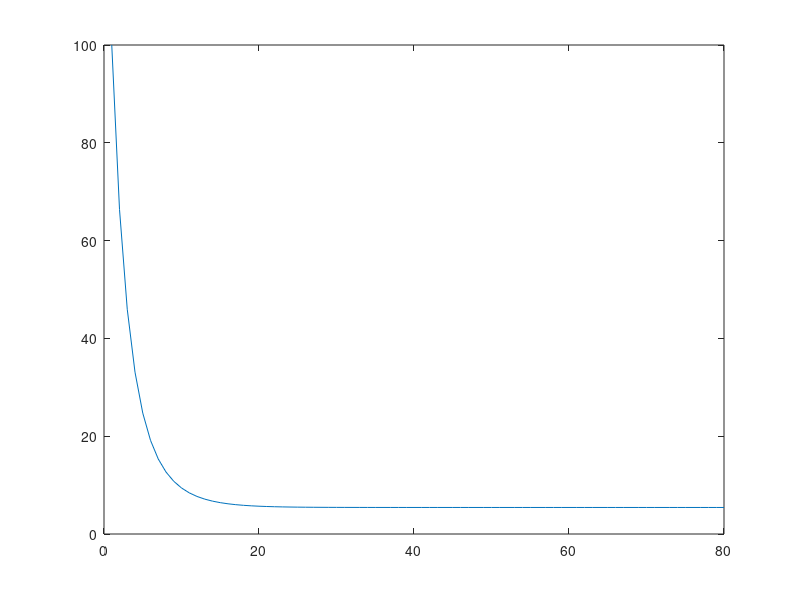

Recreate this plot in MATLAB. (Note: this script raises an error after producing the figure.)
%%  PREP
clear;clc;close

%%  SLOW CONVERGENCE
%   This is an example of slow convergence for a fixed point problem, and
%   how to use the algorithms that come with this folder to solve them, in
%   particular when there is a nested contraction.
%
%   Lets use a simple fixed point problem that converges relatively slowly:
%   x=f1(x)=(x+a)^(1/1.01)
%   An iterative scheme would follow this logic:
%   x(i1)=(x(i1-1)+a)^(1/1.01)
%   Set a=1; then
abstol=1e-8;
a1=1;
x1(1)=1e2;
i1=1;
while 1
    i1=i1+1;
    x1(i1,:)=(x1(i1-1)+a1)^(1/1.1);
    if abs(x1(i1)-x1(i1-1))<abstol
        break
    end
end
figure
plot(x1)

%%  NESTED CONTRACTION
%   But lets say there are two contractions, 1 and 2, and lets assume that  
%   the "a1" parameter is the inverse of the fixed point of other contraction, 
%   or 1/a1=x2=f2(x2). Further, assume that 1/a2=x1=f1(x1). We could try to 
%   solve them jointly, but we use a nested approach to learn a) how nested 
%   contractions look like, and b) how to pass on arguments.
%
%   Our initial guess is always
x2Guess=1e9;
x1Guess=x2Guess;

%%  Lets start with an explicit nested iterative scheme:
x2=x2Guess;
x1=x1Guess;
iter_1=0;
iter_2=0;
tic
while 1
    %   interior contraction
    while 1
        iter_2=iter_2+1;
        %   interior iterative scheme
        x2_new=(x2+1/x1)^(1/1.01);
        fval_2=abs(x2_new-x2);
        x2=x2_new;
        if fval_2<1e-8
            break
        end
    end
    iter_1=iter_1+1;
    %   exterior iterative scheme
    x1_new=(x1+1/x2)^(1/1.01);
    fval_1=abs(x1_new-x1);
    x1=x1_new;
    if fval_1<1e-8
        break
    end
end
time_used=toc;
results=table(x1,x2,fval_1,fval_2,iter_1,iter_2,time_used);

%%  Lets see how the line fitting works for this problem. That is we use 
%   line fitting to determine x1 and an iterative scheme for x2. In a first
%   instance, lets not pass the argument through the LM algorithm but fix 
%   it through the function handle.
obj=@(x1Guess)nested_contraction_obj(x1Guess,x2Guess);
%   some minor tweaks for LM
opt.Display='notify';
opt.Jacobian='limit';
%   lets get rid of all stopping criteria
opt.FooTol=NaN; 
opt.RelFooTol=NaN;
opt.FooTol=NaN;
opt.RelTolX=NaN;
%   note that we need to square here
opt.AccTol=abstol^2;
%   Let us count how many times the objective function is called, and how
%   many times the interior contraction is called up
global counter_global
counter_global=0;
tic
[x1,~,fval_1,~,extra_arguments_isempty] =LevenbergMarquardt(obj,x1Guess,[],[],opt);
[~,x2,fval_2]=nested_contraction_obj(x1,x2Guess);
time_used=toc;
%   Note how extra_arguments_isempty is empty.
%   In order to get the second parameter we needed to run the file solo 
%   with an optimal x1.
iter_1=counter_global(1);
iter_2=counter_global(2);
results=[results; table(x1,x2,fval_1,fval_2,iter_1,iter_2,time_used)];

%%  Now lets pass the argument through the LM algorithm. All we need to do 
%   is create an extra argument, and give an initial guess into the option 
%   structure.
obj=@(x1Guess,x2Guess)nested_contraction_obj(x1Guess,x2Guess);
opt.extra_arguments={x2Guess};
counter_global=0;
tic
[x1,~,fval_1,~,extra_arguments] =LevenbergMarquardt(obj,x1Guess,[],[],opt);
%   Lets retrieve the second parameter:
x2=extra_arguments{1};
%   We have the second argument, but we dont have the convergence criterium
%   of the interior contraction. (We could pass it similar to the starting
%   value, but thats left to the user). So:
[~,~,fval_2]=nested_contraction_obj(x1,x2);
time_used=toc;
iter_1=counter_global(1);
iter_2=counter_global(2);
results=[results; table(x1,x2,fval_1,fval_2,iter_1,iter_2,time_used)];

%%  Lets compare the three approaches:
results.Properties.RowNames={'Nested iterative schemes','Line fitting','L-f with arg. passing'};
disp(results)

%   Now, x1 and x2 are in a fixed point with all three algorithms. That is 
%   implied by cross validation and by the value of the innovation fval_1 
%   and fval_2. The nested iterative scheme is the fastest in terms of time
%   but it also requires many calls of the function. This can be very 
%   expensive in more complicated problems. The line fitting is much more
%   efficient, and it gets even more efficient when we pass a good starting
%   point for x2.
